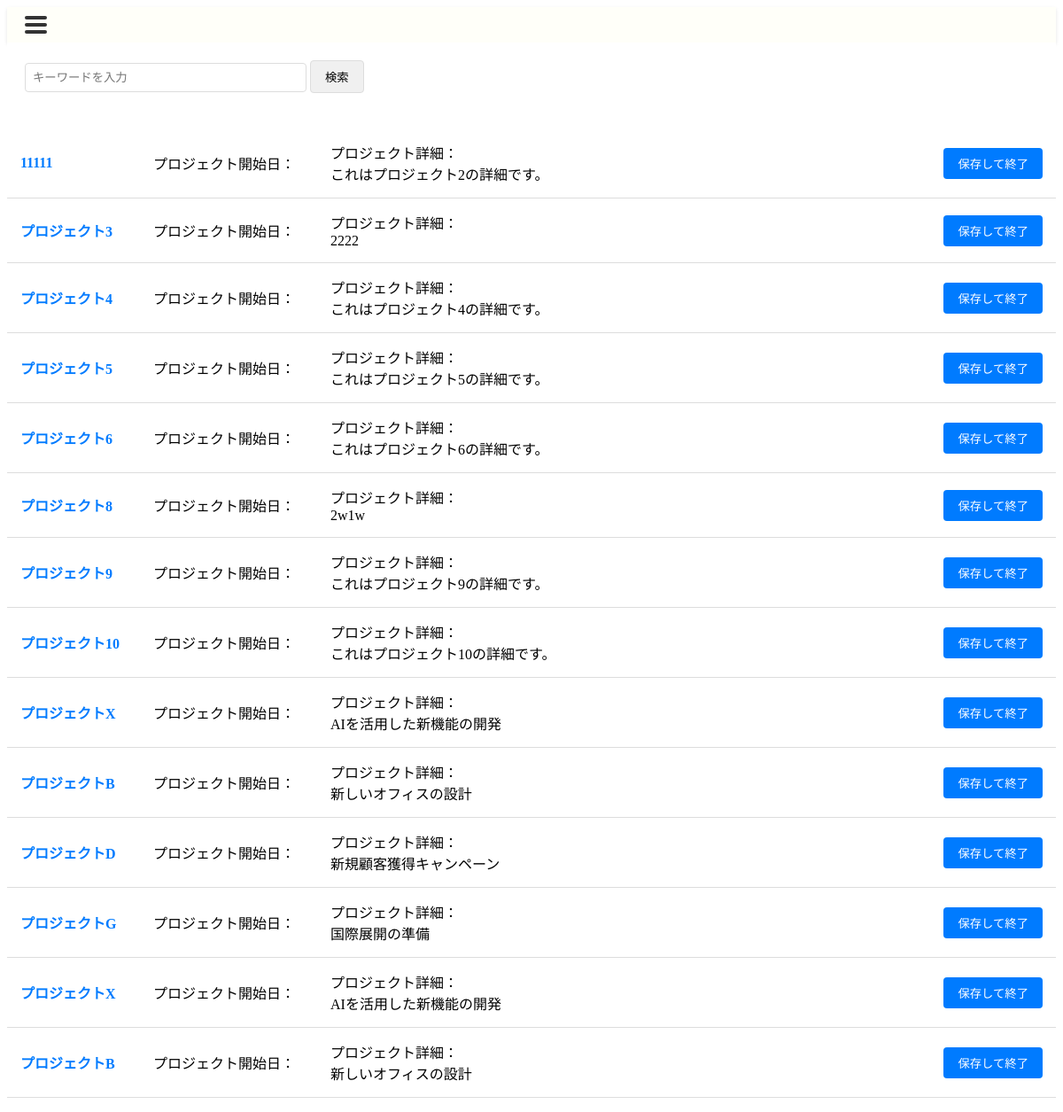
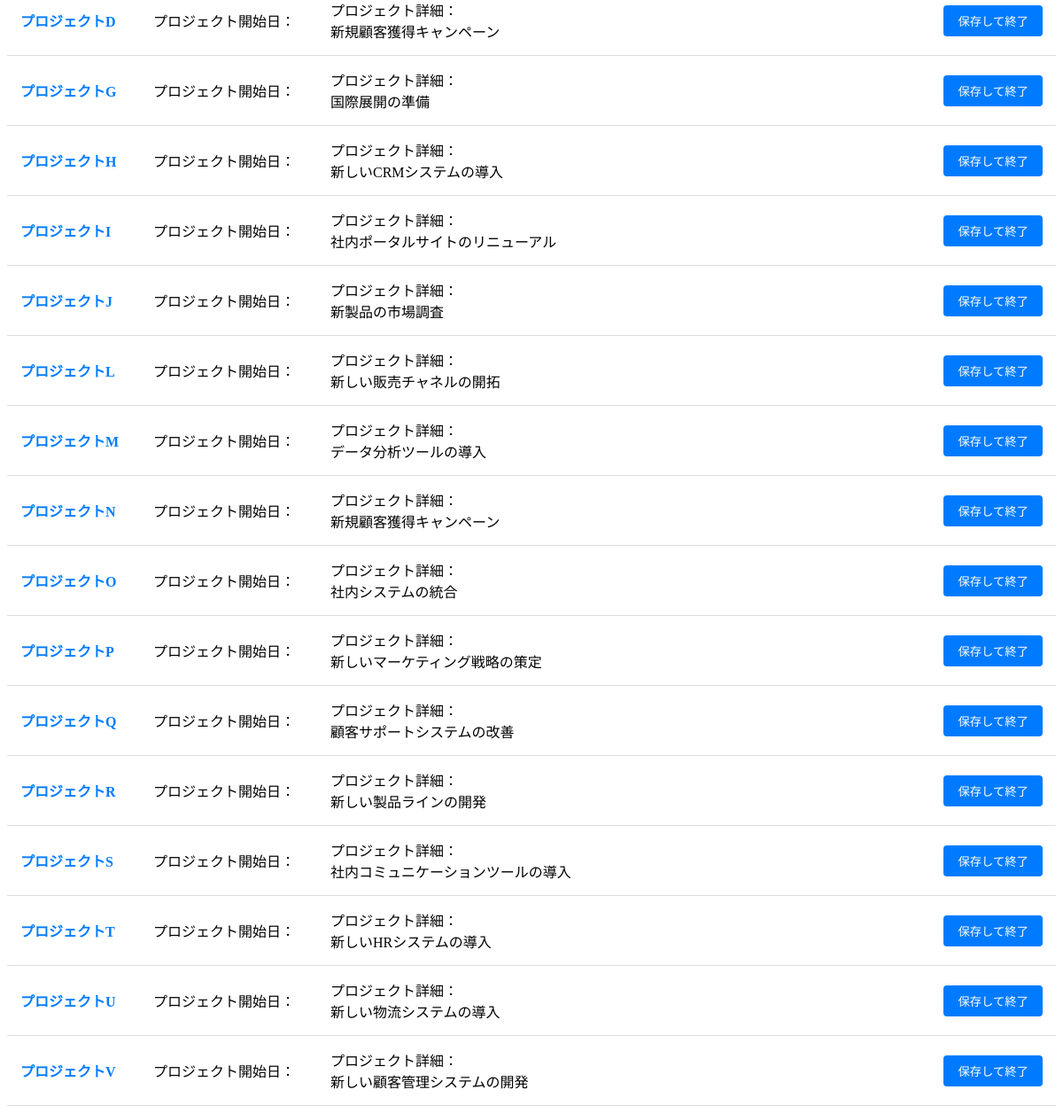
Before: /project/ with the older database file (2 pictures, top to bottom).
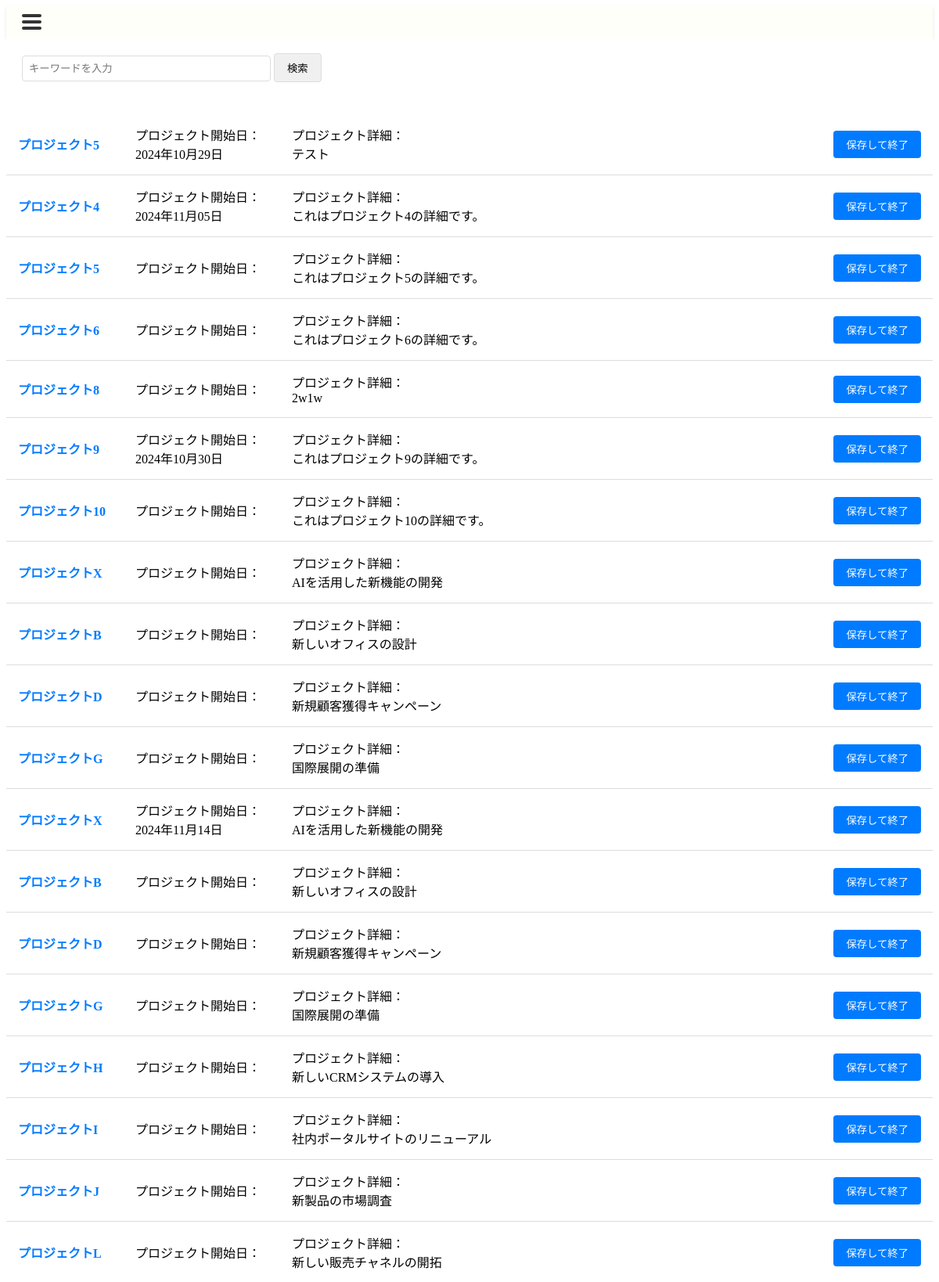
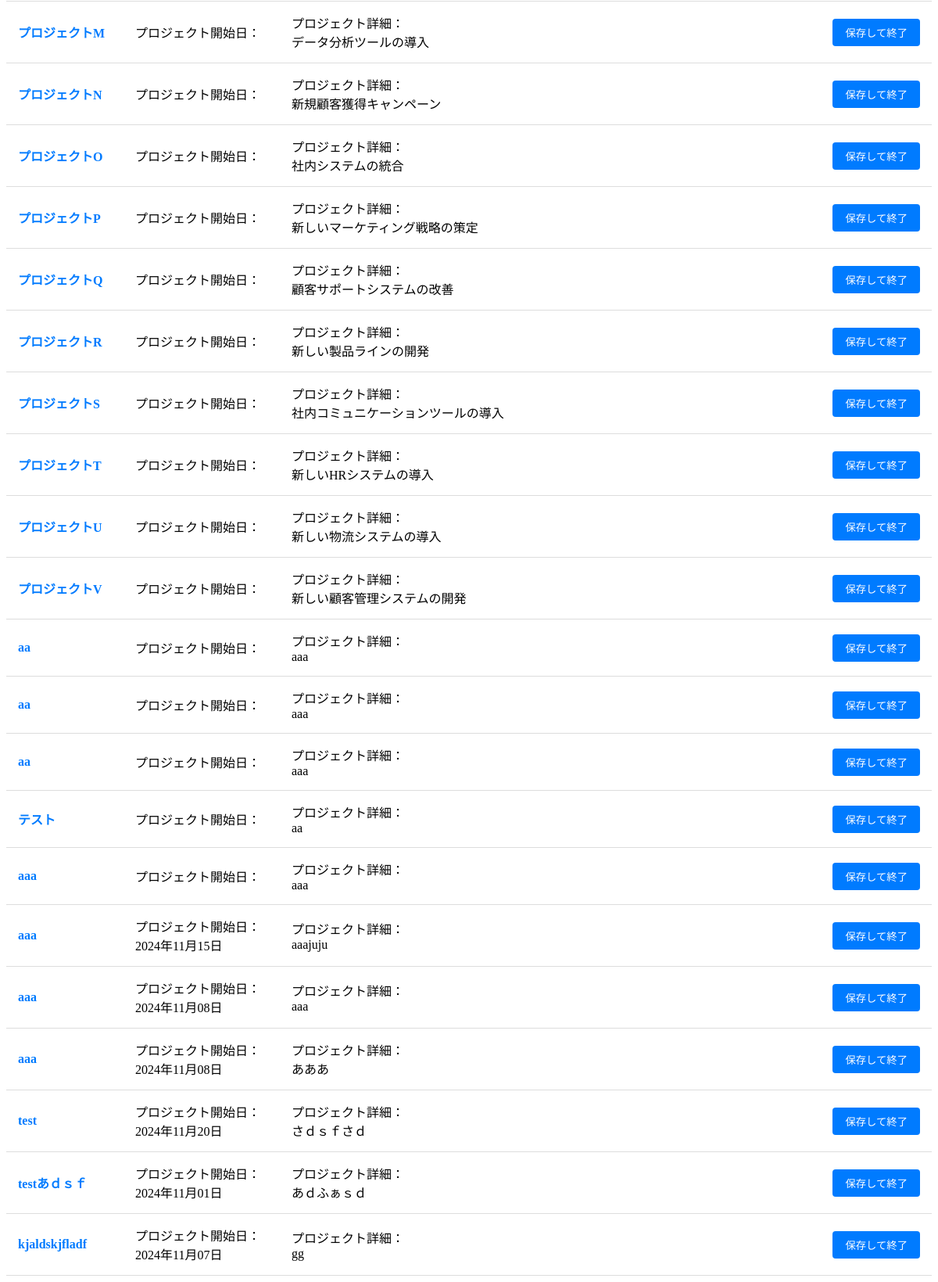
After: the same page with the newer database file (2 pictures, top to bottom).
### canri_app/models.py (models this page shows)
class Project(models.Model):
    project_id = models.AutoField(primary_key=True)
    project_name = models.CharField(max_length=255)
    project_detail = models.TextField(null=True, blank=True)
    project_start_date = models.DateField()
    project_end_date = models.DateField()
    creation_date = models.DateTimeField()
    update_date = models.DateTimeField(null=True, blank=True)
    complete_date = models.DateField(null=True, blank=True)
    deletion_date = models.DateTimeField(null=True, blank=True)
    post_evaluation_memo = models.TextField(null=True, blank=True)
    deletion_flag = models.BooleanField(default=False)
    complete_flag = models.BooleanField(default=False)
    class Meta:
        db_table = 'Project'

### canri_app/views.py (the view)
# urls.py: path('project/', projectListView, name='project'),                                                      #進行中プロジェクト選択時利用
def projectListView(request):
    template_name = "progress_within_projectlist.html"
    ctx = {}
    query = request.GET.get('q')
    qs = Project.objects.all()
    qs=qs.filter(complete_flag=0,deletion_flag=0)
    if query:
        qs = qs.filter(project_name__icontains=query)  # プロジェクト名でフィルタリング
    ctx["project_list"] = qs
    return render(request, template_name, ctx)

### canri_app/templates/progress_within_projectlist.html
{% extends 'base2.html' %}
{% load static %}
{% block head %}
<link rel="stylesheet" href="{% static 'css/progress_within_projectlist.css' %}">
{% endblock %}
{% block content %}
<div class="search-container">
    <form method="GET" action="{% url 'canri_app:project' %}">
        <input type="text" name="q" class="search-input" placeholder="キーワードを入力" value="{{ request.GET.q }}">
        <button type="submit" class="search-button">検索</button>
    </form>
</div>
<div class="project-table">
    {% for project in project_list %}
    <div class="project-row">
        <div class="project-name">
            <a href="{% url 'canri_app:project_detail' project.project_id %}">{{ project.project_name }}</a>
        </div>
        <div class="project-period">プロジェクト開始日：<br>{{ project.project_start_date|date:"Y年m月d日" }}</div>
        <div class="project-details">プロジェクト詳細：<br>{{ project.project_detail }}</div>
        <button class="action-button">保存して終了</button>
    </div>
    {% empty %}
    <div class="project-row">
        <div class="project-details">プロジェクトが見つかりませんでした。</div>
    </div>
    {% endfor %}
</div>
{% endblock %}

Changed rows visible on the page:
no longer on this page (row edited): Project: project_name "11111", project_detail "これはプロジェクト2の詳細です。"
changed Project (number 1 of 40 on the later page): project_name "プロジェクト3" → "プロジェクト5"; project_start_date (not shown) → "2024年10月29日"; project_detail "2222" → "テスト"
changed Project "プロジェクト4": project_start_date (not shown) → "2024年11月05日"
changed Project "プロジェクト9": project_start_date (not shown) → "2024年10月30日"
changed Project (number 12 of 40 on the later page): project_start_date (not shown) → "2024年11月14日"
added Project: project_name "aa", project_detail "aaa"
added Project: project_name "aa", project_detail "aaa"
added Project: project_name "aa", project_detail "aaa"
added Project: project_name "テスト", project_detail "aa"
added Project: project_name "aaa", project_detail "aaa"
added Project: project_name "aaa", project_start_date "2024年11月15日", project_detail "aaajuju"
added Project: project_name "aaa", project_start_date "2024年11月08日", project_detail "aaa"
added Project: project_name "aaa", project_start_date "2024年11月08日", project_detail "あああ"
added Project: project_name "test", project_start_date "2024年11月20日", project_detail "さｄｓｆさｄ"
added Project: project_name "testあｄｓｆ", project_start_date "2024年11月01日", project_detail "あｄふぁｓｄ"
added Project: project_name "kjaldskjfladf", project_start_date "2024年11月07日", project_detail "gg"
